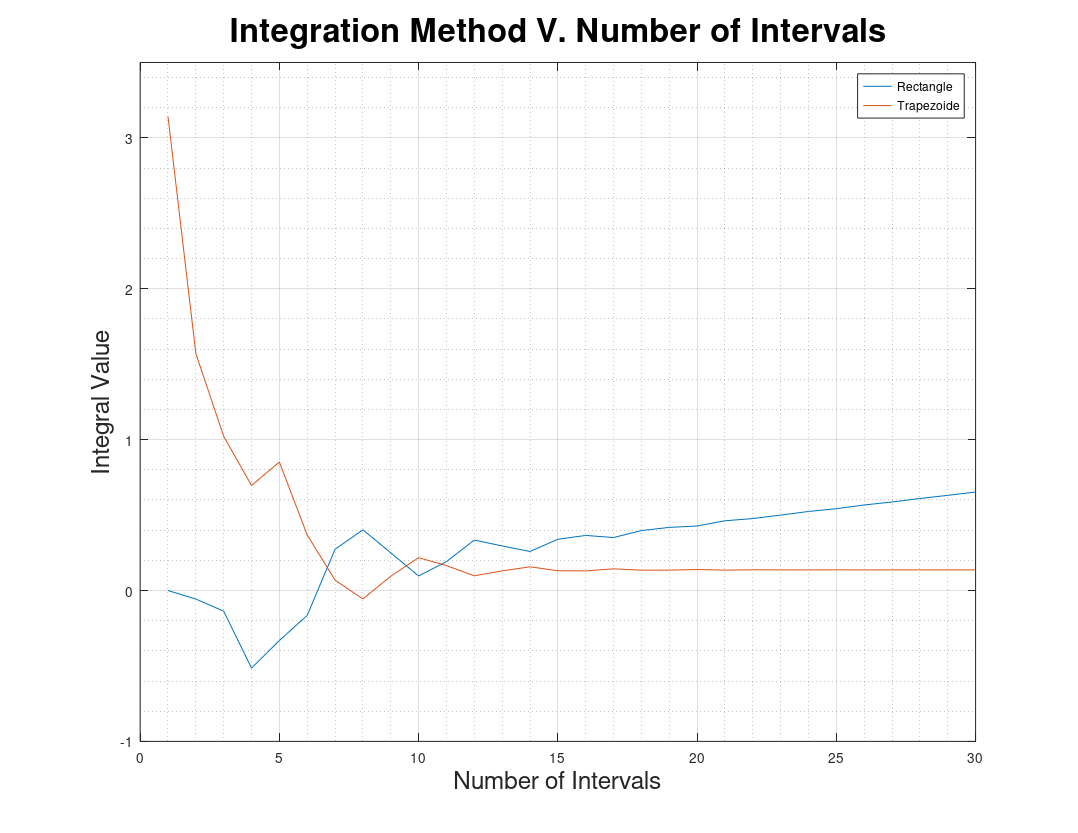

MATLAB code for this plot:
%{
clc; clear;
X = [0; sqrt(3/5); -sqrt(3/5)];

Y = [0; sqrt(3/5); -sqrt(3/5)];

A11 = X(1)*sin((X(1))^2)+log(2+Y(1));
A12 = X(1)*sin((X(1))^2)+log(2+Y(2));
A13 = X(1)*sin((X(1))^2)+log(2+Y(3));

A21 = X(2)*sin((X(2))^2)+log(2+Y(1));
A22 = X(2)*sin((X(2))^2)+log(2+Y(2));
A23 = X(2)*sin((X(2))^2)+log(2+Y(3));

A31 = X(3)*sin((X(3))^2)+log(2+Y(1));
A32 = X(3)*sin((X(3))^2)+log(2+Y(2));
A33 = X(3)*sin((X(3))^2)+log(2+Y(3));

W = [(64/81) (40/81) (40/81); (40/81) (25/81) (25/81); (40/81) (25/81) (25/81)];

I33 = W(1,1)*A11+ W(1,2)*A12+ W(1,3)*A13+ W(2,1)*A21+ W(2,2)*A22+ W(2,3)*A23+ W(3,1)*A31+ W(3,2)*A32+ W(3,3)*A33;

I11 = 2.77258872;
I22 = 2.59858;

Iex = 2.59167;

(1-(I33/Iex))*100
%}
clc; clear;

N = 1:30;
intLB = 0; % Integral Lower Bound
intUB = 2*pi; %Integral Upper Bound

%syms x real
%f(x) = (cos(x^3 + 3*x))/(exp(x^2));

IRECT = [];
ITRAP = [];
for j=1:length(N)
    n = N(j);
    h = (intUB - intLB)/n; %Length of each SubInterval
    xi = intLB; % First x position
    for i=1:n
        xi = [xi xi(i)+h];
    end
    %% Rectangule Rule
    Irect = 0;
    for i=1:n
        xx = (xi(i)+xi(i+1))/2;
        fxx = (cos(xx^3 + 3*xx))/(exp(xx^2));
        Irect = Irect + fxx;
    end
    IRECT = [IRECT Irect];
    %% Trapezoid Rule
    Itrap = 0;
    for i=1:n
        fx1 =(cos(xi(i)^3 + 3*xi(i)))/(exp(xi(i)^2));
        fx2 = (cos(xi(i+1)^3 + 3*xi(i+1)))/(exp(xi(i+1)^2));
        Itrap = Itrap + (h/2)*(fx1+fx2);
    end
    ITRAP = [ITRAP Itrap];
    j
end
plot(N,IRECT,N,ITRAP)
     p(1).LineWidth = 2;
     p(2).LineWidth = 2;
     title('Integration Method V. Number of Intervals', 'FontSize', 24)
     ylabel('Integral Value', 'FontSize', 18)
     xlabel('Number of Intervals', 'FontSize', 18)
     grid on
     grid minor
     xlim([0,30]);
     ylim([-1,3.5]);
     legend('Rectangle','Trapezoide')
     set(gcf,'paperorientation','landscape');
     set(gcf,'paperunits','normalized');
     set(gcf,'paperposition',[0 0 1 1]);
     print(gcf,'-dpdf','graph.pdf');